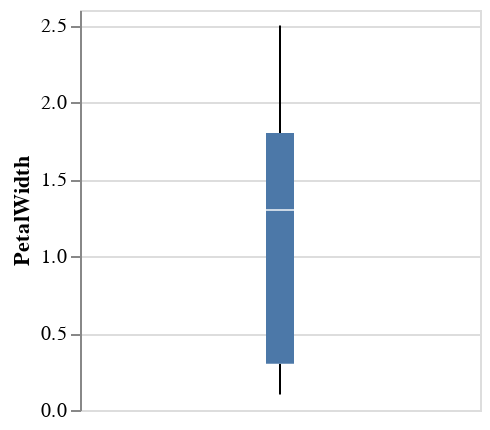

Source (notebook cell):
### Markdown cell above
# Design Decision 3:

### Code cell
alt.Chart(iris).mark_boxplot().encode(
    y='PetalWidth:Q',
    # x= 'Species:N',
    # y='count(PetalLength):Q',
    # color='Species:N',
).properties(width=200, height=200)

### Figure 1 — Vega-Lite specification as saved in the notebook (floating-point values rounded to 4 significant figures; data arrays with more than 128 entries replaced by an {"elided": "..."} marker saying what was removed)
{"config": {"view": {"continuousWidth": 400, "continuousHeight": 300}}, "data": {"name": "data-17573b73165b324fe49516a27bcc2ed5"}, "mark": "boxplot", "encoding": {"y": {"type": "quantitative", "field": "PetalWidth"}}, "height": 200, "width": 200, "$schema": "https://vega.github.io/schema/vega-lite/v4.8.1.json", "datasets": {"data-17573b73165b324fe49516a27bcc2ed5": {"elided": "150 records"}}}
